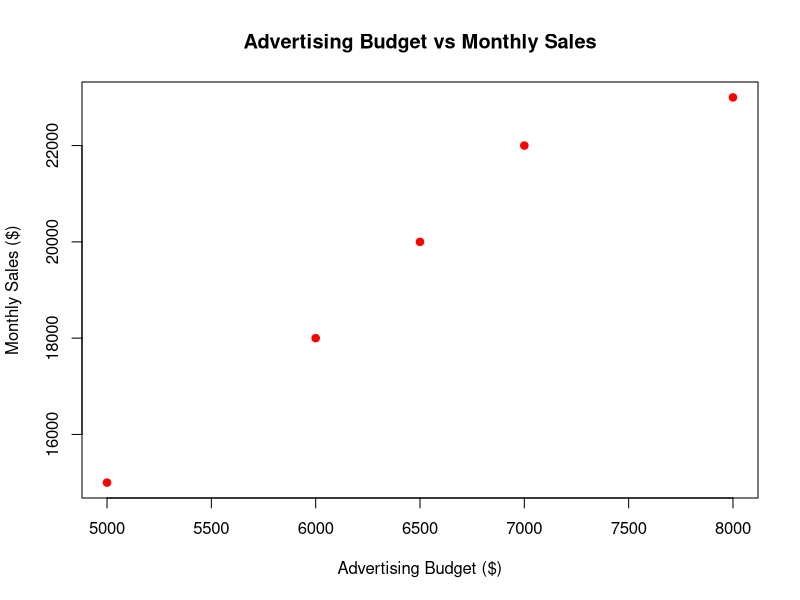

The R source for this figure:
# Sample Advertising Budget
Advertising <- c(5000, 6000, 7000, 6500, 8000)

# Monthly Sales
Sales <- c(15000, 18000, 22000, 20000, 23000)

plot(Advertising,
     Sales,
     pch = 19,
     col = "red",
     main = "Advertising Budget vs Monthly Sales",
     xlab = "Advertising Budget ($)",
     ylab = "Monthly Sales ($)")
